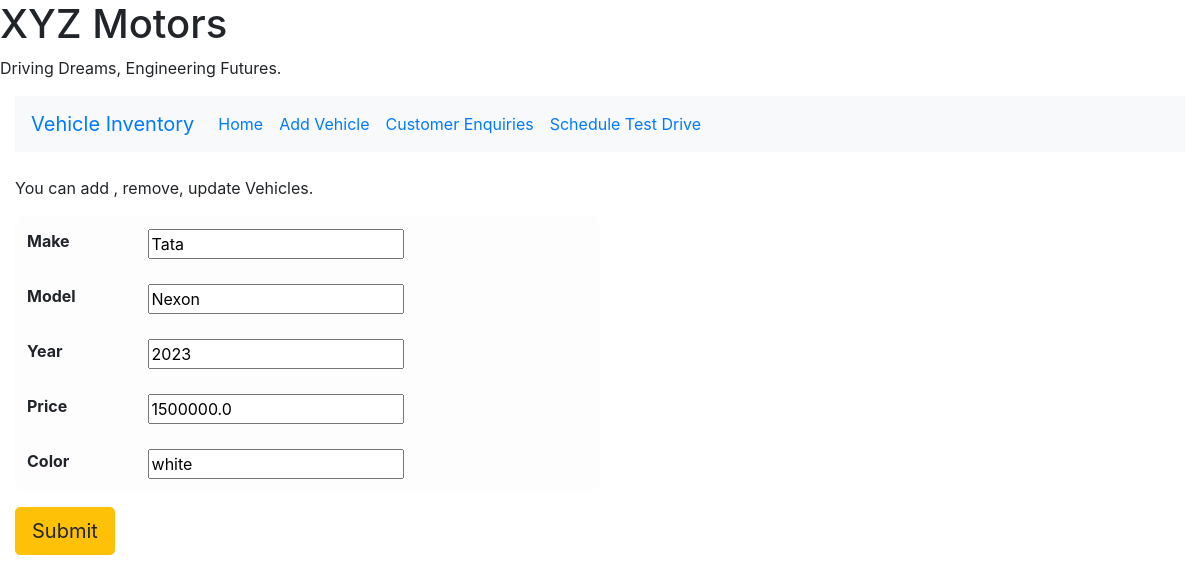
Page /update/5 on the committed database.
### InventoryManagement/models.py (models this page shows)
class VehicleInventory(models.Model):
    make=models.CharField(max_length=50)
    model=models.CharField(max_length=50)
    year=models.IntegerField()
    price=models.FloatField()
    color=models.CharField(max_length=20)

### InventoryManagement/views.py (the view)
# urls.py: path('update/<int:vehicle>',views.update_vehicle,name="update-vehicle"),
def update_vehicle(request,vehicle):
    vehicle=int(vehicle)
    try:
        vehicle_selected=VehicleInventory.objects.get(id=vehicle)
    except VehicleInventory.DoesNotExist:
        return redirect('index')
    vehicle_form=VehicleForm(request.POST or None, instance=vehicle_selected)
    if vehicle_form.is_valid():
        vehicle_form.save()
        return redirect('index')
    return render(request,'VehicleRegisterForm.html',{'upload_form':vehicle_form})

### InventoryManagement/form.py
class VehicleForm(forms.ModelForm):
    class Meta:
        model=VehicleInventory
        fields='__all__'

### InventoryManagement/templates/VehicleRegisterForm.html (shortened to what this page needs)
<!DOCTYPE html>
<html lang="en">
<head>
<link rel="stylesheet" href="https://cdn.jsdelivr.net/npm/bootstrap@4.6.2/dist/css/bootstrap.min.css">
</head>
<body>
<h1>XYZ Motors</h1>
<p>Driving Dreams, Engineering Futures.</p>
<div class="container-fluid">
<nav class="navbar navbar-expand-sm bg-light">
<a class="navbar-brand" href="#">
 Vehicle Inventory
</a>
<ul class="navbar-nav">
<li class="nav-item">
<a class="nav-link" href="{%url 'index' %}">Home</a>
</li>
<li class="nav-item">
<a class="nav-link" href="{% url 'upload-vehicle' %}">Add Vehicle</a>
</li>
<li class="nav-item">
<a class="nav-link" href="{% url 'feedback' %}">Customer Enquiries</a>
</li>
<li class="nav-item">
<a class="nav-link" href="{% url 'test_drive'%}">Schedule Test Drive</a>
</li>
</ul>
</nav>
<p>You can add , remove, update Vehicles.</p>
        {%block content%}
<table class="w-50 table table-light" style="border-radius:10px;background-color:'lightblue';">
<form method="post" enctype="multipart/form-data">
         {% for field in upload_form %}
<tr>
<th>{{field.label}} </th>
<td>{{field}}</td>
</tr>
        {%endfor%}
</table>
<button type="submit" class="btn btn-lg btn-warning">Submit</button>
</div>
    {%endblock%}
</body>
</html>

### rows in the picture
VehicleInventory: upload_form "Tata" "Nexon" "2023" "1500000.0" "white"

### other values in the picture
{{ field.label }} "Make" "Model" "Year" "Price" "Color"
